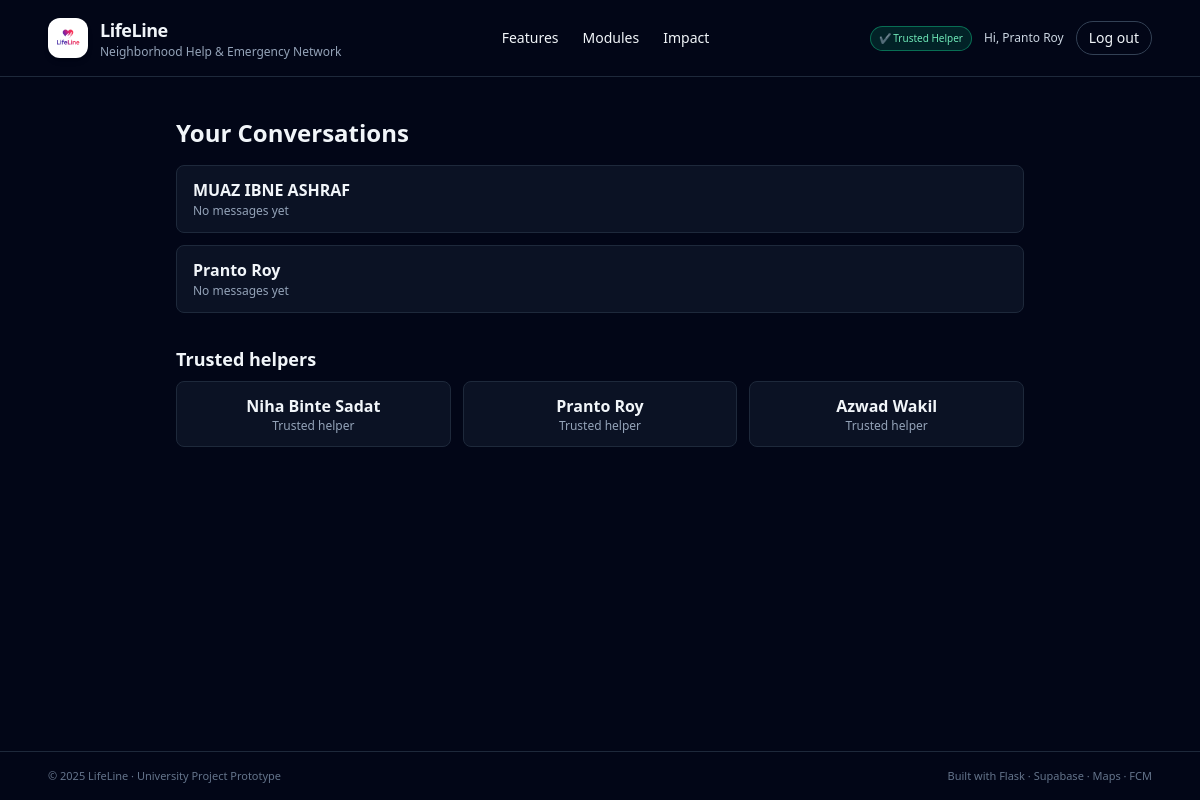
The app's page /chat (signed in) with its own data.
### app.py (models this page shows, shortened)
class User(db.Model):
    id = db.Column(db.Integer, primary_key=True)
    email = db.Column(db.String(255), unique=True, nullable=False)
    name = db.Column(db.String(120), nullable=False)
    password_hash = db.Column(db.String(255), nullable=True)
    is_trusted_helper = db.Column(db.Boolean, default=False)
    govt_id_number = db.Column(db.String(50), nullable=True)
    firebase_uid = db.Column(db.String(255), unique=True, nullable=True)
    otp_code = db.Column(db.String(6), nullable=True)
    otp_expires_at = db.Column(db.DateTime, nullable=True)
    id_verification_status = db.Column(db.String(20), default="none")  # none/pending/approved/rejected
    id_document_note = db.Column(db.String(255), nullable=True)

### app.py (the view)
@app.route("/chat")
def chat_index():
    user = current_user()
    if not user:
        user = get_emergency_user()
        login_user(user)
    convs = Conversation.query.filter(
        (Conversation.user_a == user.id) | (Conversation.user_b == user.id)
    ).all()
    conversations = []
    for c in convs:
        other_id = c.user_a if c.user_b == user.id else c.user_b
        other = User.query.get(other_id)
        last = (
            ChatMessage.query.filter_by(conversation_id=c.id).order_by(ChatMessage.created_at.desc()).first()
        )
        conversations.append({
            "conversation": c,
            "other": other,
            "last_message": last.text if last else None,
            "last_time": int(last.created_at.timestamp()) if last else None,
        })
    helpers = User.query.filter(User.is_trusted_helper == True, User.id != user.id).limit(10).all()
    return render_template("chat_index.html", conversations=conversations, helpers=helpers)

### app.py (called while the page is built)
def current_user():
    if "user_id" in session:
        return User.query.get(session["user_id"])
    return None

@app.context_processor
def inject_user():
    translation_enabled = False
    if globals().get('gcloud_translate_client'):
        translation_enabled = True
    elif globals().get('gt_translator'):
        translation_enabled = True
    return dict(current_user=current_user(), translation_enabled=translation_enabled)

### templates/chat_index.html (shortened to what this page needs)
{% extends 'base.html' %}
{% block content %}
<div class="w-full max-w-4xl mx-auto px-6 py-10">
  <h2 class="text-2xl font-bold mb-4">Your Conversations</h2>
  {% if conversations %}
    <div class="space-y-3">
      {% for item in conversations %}
      <a href="{{ url_for('chat_with_user', other_user_id=item.other.id) }}" class="block rounded-lg border border-slate-800 bg-slate-900/70 px-4 py-3">
        <div class="flex items-center justify-between">
          <div>
            <p class="font-semibold">{{ item.other.name }}</p>
            <p class="text-[12px] text-slate-400">{{ item.last_message or 'No messages yet' }}</p>
          </div>
        </div>
      </a>
      {% endfor %}
    </div>
  {% else %}
    <p class="text-sm text-slate-400 mb-4">You have no conversations yet. Start a chat with a helper below.</p>
  {% endif %}
  <h3 class="text-lg font-semibold mt-8 mb-2">Trusted helpers</h3>
  <div class="grid md:grid-cols-3 gap-3">
    {% for h in helpers %}
    <a href="{{ url_for('chat_with_user', other_user_id=h.id) }}" class="block rounded-lg border border-slate-800 bg-slate-900/70 px-4 py-3 text-center">
      <p class="font-semibold">{{ h.name }}</p>
      <p class="text-xs text-slate-400">Trusted helper</p>
    </a>
    {% endfor %}
  </div>
</div>
{% endblock %}

### static/css/main.css (style rules this page uses)
body { -webkit-font-smoothing: antialiased; }

### records on screen
User: other.name "MUAZ IBNE ASHRAF"
User: other.name "Pranto Roy", name "Pranto Roy"
User: name "Niha Binte Sadat"
User: name "Azwad Wakil"

### other values on screen
{{ session.get('user_name') }} "Pranto Roy"
{{ item.last_message or 'No messages yet' }} "No messages yet" "No messages yet"
